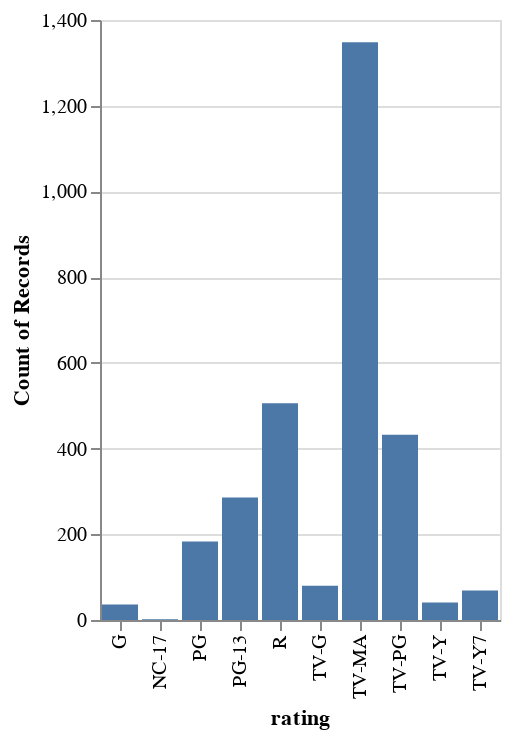

Write notebook code for a chart like this one.
### Markdown cell above
Let's create a barchart showing the count of each movie rating by using Altair's aggregation capabilities.

In [this example](https://altair-viz.github.io/getting_started/starting.html#data-transformation-aggregation), we see the x axis being set to a feature called `a`, and the y axis set to the `average()` of a feature called `b`.

In our case, we want the x axis to be set to `rating` and the y axis to be the `count()` of `rating`.

### Code cell
# Use Altair to create a bar chart comparing the count of each movie rating

alt.Chart(rated).mark_bar().encode(
    x='rating',
    y='count(rating)'
)

### Figure 1 — Vega-Lite specification as saved in the notebook (floating-point values rounded to 4 significant figures; data arrays with more than 128 entries replaced by an {"elided": "..."} marker saying what was removed)
{"config": {"view": {"continuousWidth": 400, "continuousHeight": 300}}, "data": {"name": "data-5648a542aa61ed1297ed2a4a72def950"}, "mark": "bar", "encoding": {"x": {"field": "rating", "type": "nominal"}, "y": {"aggregate": "count", "field": "rating", "type": "nominal"}}, "$schema": "https://vega.github.io/schema/vega-lite/v4.17.0.json", "datasets": {"data-5648a542aa61ed1297ed2a4a72def950": {"elided": "2983 records"}}}
